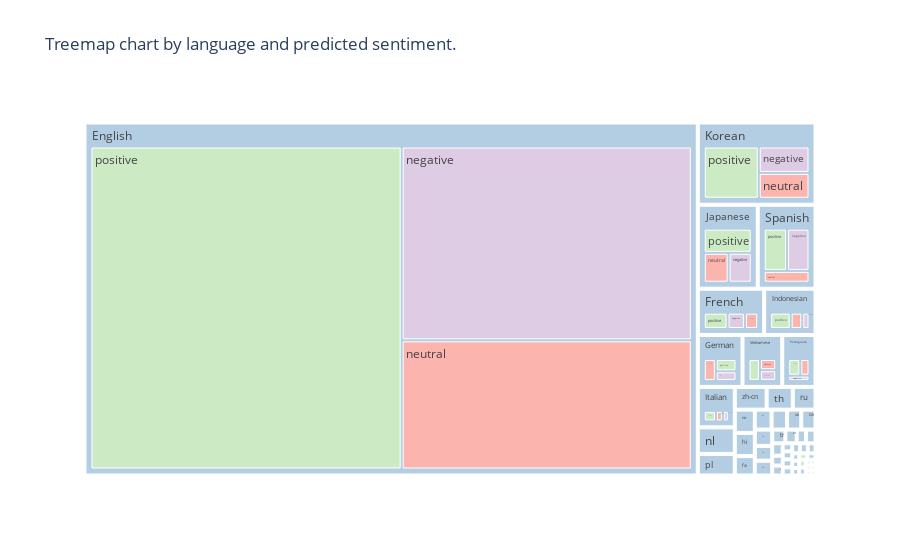

Notebook cell for this chart:
### Code cell
language_dict = {
    'en': 'English',
    'ko': 'Korean',
    'ja': 'Japanese',
    'es': 'Spanish',
    'fr': 'French',
    'id': 'Indonesian',
    'de': 'German',
    'vi': 'Vietnamese',
    'pt': 'Portuguese',
    'it': 'Italian'
}

df['language'] = df['language'].replace(language_dict)

fig = px.treemap(df, title='Treemap chart by language and predicted sentiment.',
                 path=['language', 'Predicted_Sentiment'], color="Predicted_Sentiment", color_discrete_sequence=color_sequence)
fig.show()
fig.write_image("./images/treemap/treemap_sentiment_by_language.png")

### Figure 1 — Plotly figure (JSON) as saved in the notebook; plotly's stock layout.template omitted (floating-point values rounded to 4 significant figures; data arrays with more than 128 entries replaced by an {"elided": "..."} marker saying what was removed)
{"data": [{"branchvalues": "total", "customdata": {"elided": "179x1 str values"}, "domain": {"x": [0, 1], "y": [0, 1]}, "hovertemplate": "labels=%{label}<br>count=%{value}<br>parent=%{parent}<br>id=%{id}<br>Predicted_Sentiment=%{customdata[0]}<extra></extra>", "ids": {"elided": "179 str values"}, "labels": {"elided": "179 str values"}, "marker": {"colors": {"elided": "179 str values"}}, "name": "", "parents": {"elided": "179 str values"}, "type": "treemap", "values": {"elided": "179 int values"}}], "layout": {"legend": {"tracegroupgap": 0}, "title": {"text": "Treemap chart by language and predicted sentiment."}, "treemapcolorway": ["rgb(222,203,228)", "rgb(204,235,197)", "rgb(179,205,227)", "rgb(251,180,174)", "rgb(254,217,166)", "rgb(255,255,204)", "rgb(229,216,189)", "rgb(253,218,236)", "rgb(242,242,242)"]}}
